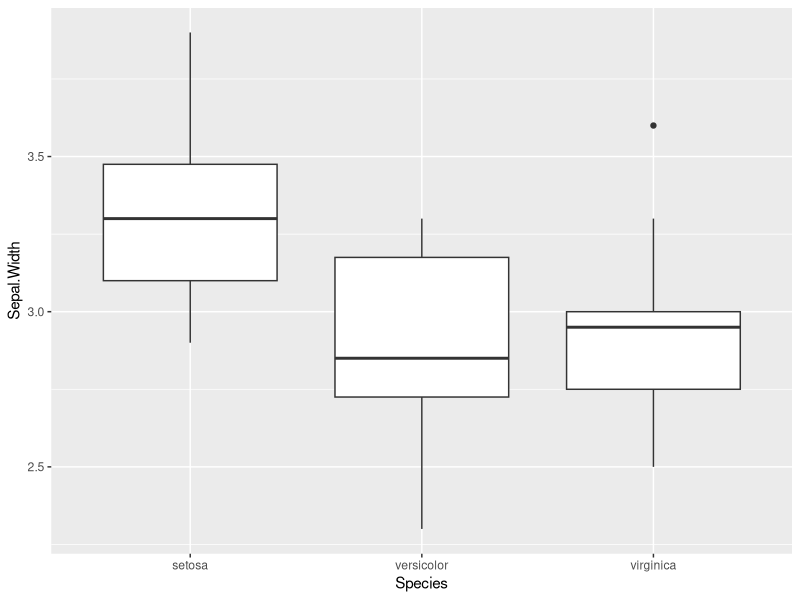
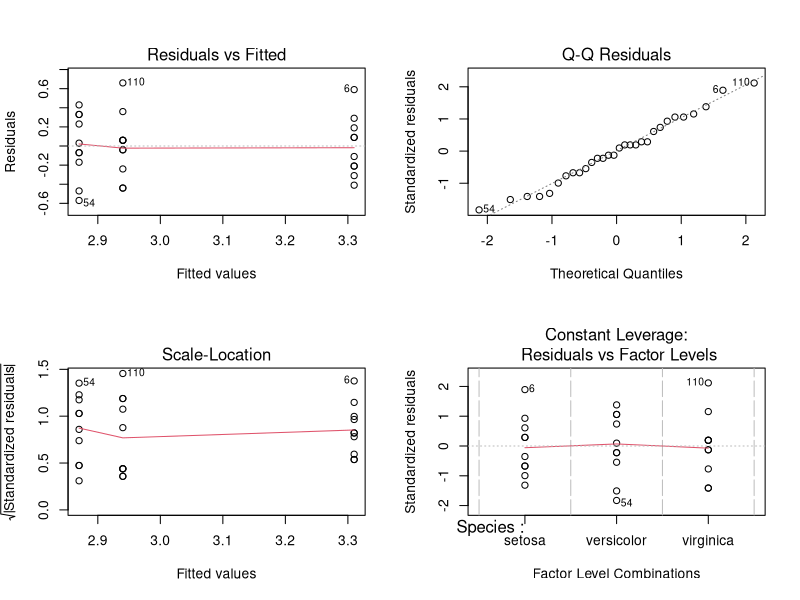
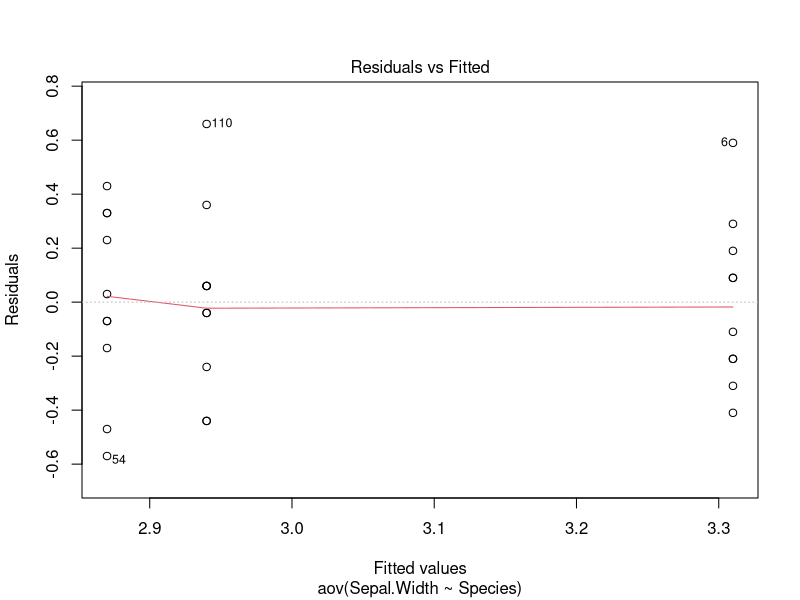
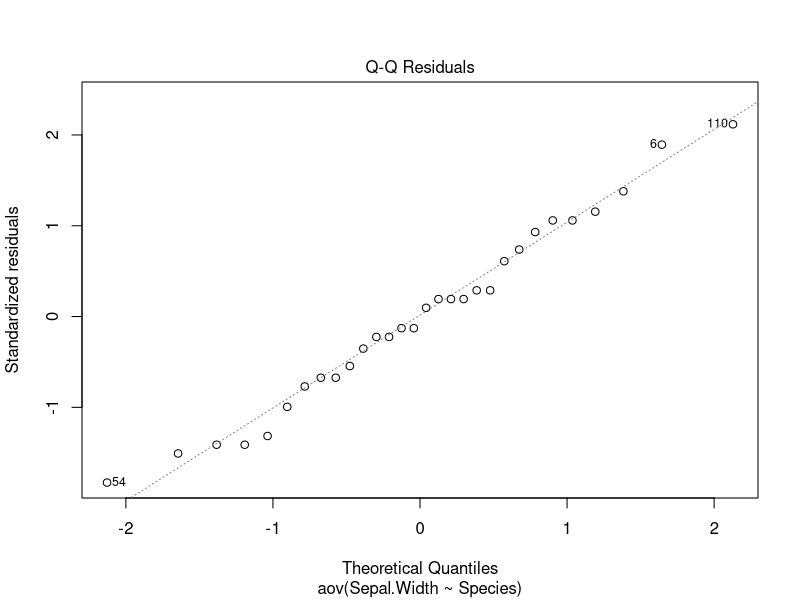
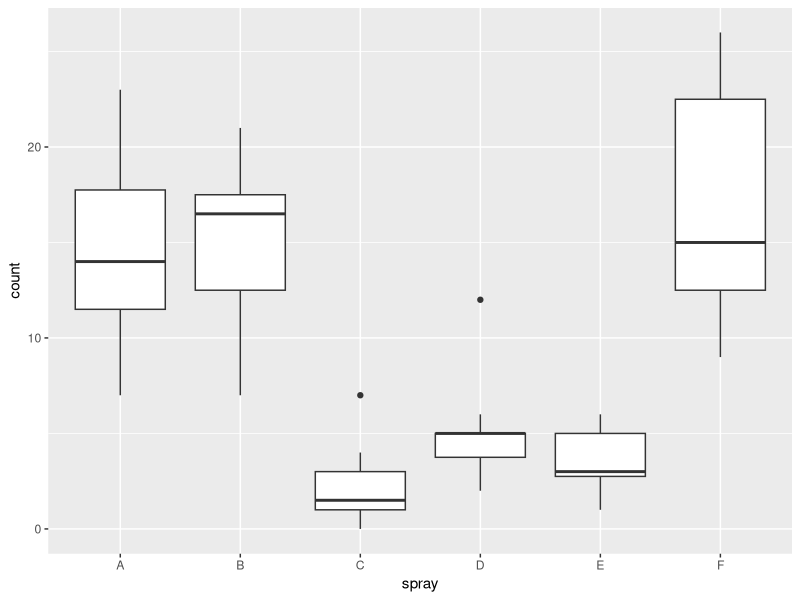
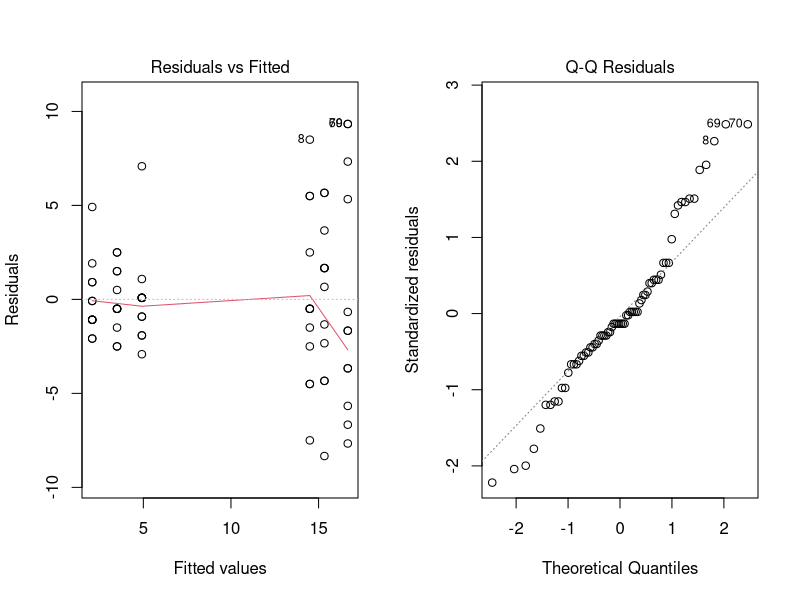
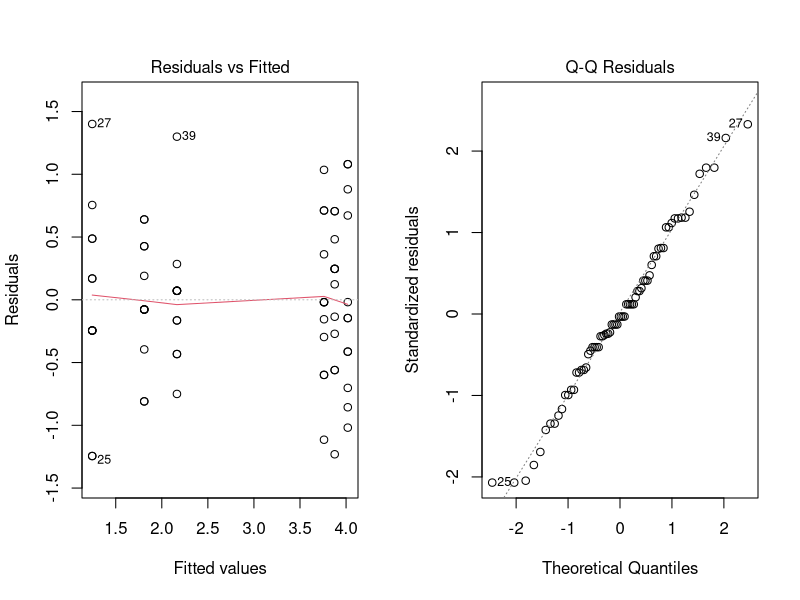
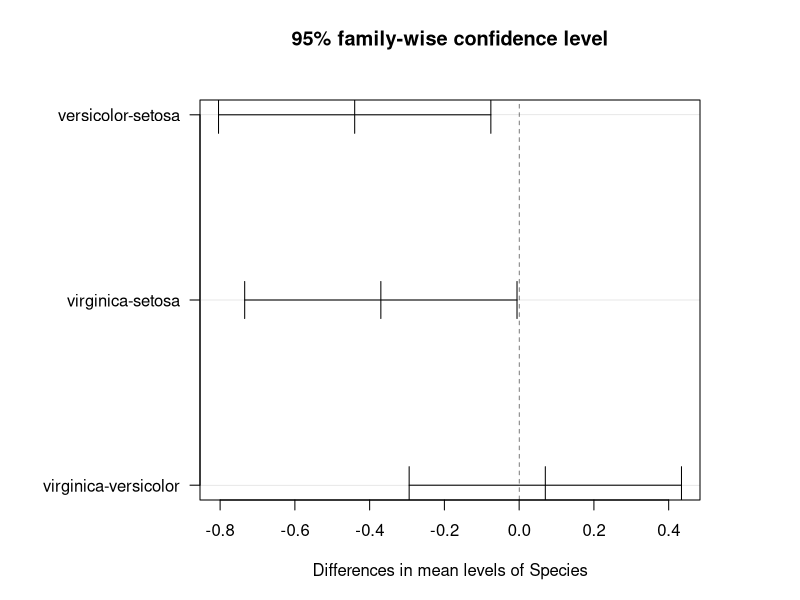

R code for these plots, in order:
## ---- chunk 1
knitr::opts_chunk$set(echo = TRUE, fig.dim = c(6, 4))
library(ggplot2)
library(cowplot)
## ---- chunk 2
# Données
x <- c(12, 17, 16, 18, 11, 26)
n <- sum(x) # total

# Probabilités théoriques
p <- rep(1/6, 6)

# Calcul du khi2
khi2 <- sum((x - n*p)^2 / (n*p))
khi2
## ---- chunk 3
pchisq(khi2, df = 5)
## ---- chunk 4
chisq.test(x, p = p)
## ---- chunk 5
# rbind crée une matrice en rattachant des vecteurs par rangée
survie <- rbind(c(29, 11, 12), c(31, 29, 38)) 
rownames(survie) <- c("mort", "vivant")
colnames(survie) <- c("ABBA", "PIGL", "PIMA")
survie
## ---- chunk 6
chisq.test(survie)
## ---- chunk 7
khi2 <- chisq.test(survie)
khi2$expected

## ---- chunk 8
khi2$residuals
## ---- chunk 9
tab <- matrix(c(4, 6, 8, 2), nrow = 2)
tab
chisq.test(tab)
## ---- chunk 10
tab <- matrix(c(4, 6, 8, 2), nrow = 2)
tab
fisher.test(tab)
## ---- chunk 11
iris_ech <- iris[c(1:10, 51:60, 101:110), ]
ggplot(iris_ech, aes(x = Species, y = Sepal.Width)) +
    geom_boxplot()
## ---- chunk 12
anova1 <- aov(Sepal.Width ~ Species, data = iris_ech) 
summary(anova1)
## ---- chunk 13
par(mfrow = c(2, 2))
plot(anova1)
par(mfrow = c(1, 1))
## ---- chunk 14
plot(anova1, which = 1)
## ---- chunk 15
plot(anova1, which = 2)
## ---- chunk 16
coef(anova1)
## ---- chunk 17
library(dplyr)
iris_2sp <- filter(iris_ech, Species != "setosa")
anova2 <- aov(Sepal.Width ~ Species, data = iris_2sp)
summary(anova2)
coef(anova2)
## ---- chunk 18
t.test(Sepal.Width ~ Species, data = iris_2sp, var.equal = TRUE)
## ---- chunk 19
ggplot(InsectSprays, aes(x = spray, y = count)) + 
    geom_boxplot()
## ---- chunk 20
anova3 <- aov(count ~ spray, InsectSprays)
par(mfrow = c(1, 2))
plot(anova3, which = 1:2)
## ---- chunk 21
anova3_racine <- aov(sqrt(count) ~ spray, InsectSprays)
## ---- chunk 22
par(mfrow = c(1, 2))
plot(anova3_racine, which = 1:2)
par(mfrow = c(1, 1))
## ---- chunk 23
summary(anova3_racine)
## ---- chunk 24
anova1 <- aov(Sepal.Width ~ Species, data = iris_ech) 
tukey1 <- TukeyHSD(anova1)
tukey1
## ---- chunk 25
par(las = 1, mai = c(1, 2, 1, 1))
plot(tukey1)
